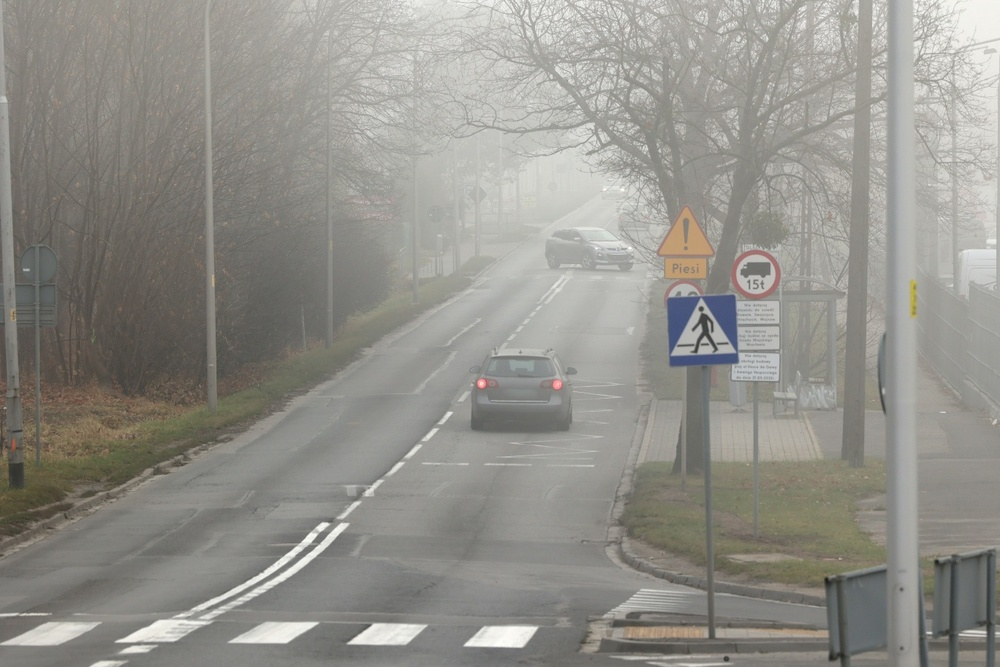
#> input picture L01_OpenCV/HW2/data/mistyroad.jpg, 1000 x 667 px, shrunk from 1368 x 912 before the run
$ python HW2-1.py
#> lines starting #> are read from the running program, lines starting #| are printed output that depends on the picture; after the words box and inside, x2 and y2 are one past the last pixel; in counts of white or black regions, pixels touching at a corner belong together
import cv2
import matplotlib.pyplot as plt

# 이미지 불러오기
image = cv2.imread('./data/mistyroad.jpg')
#> image is the input picture: shape (667, 1000, 3); mean B, G, R 138.7, 145, 146.5

# 그레이스케일 변환
gray_image = cv2.cvtColor(image, cv2.COLOR_BGR2GRAY)
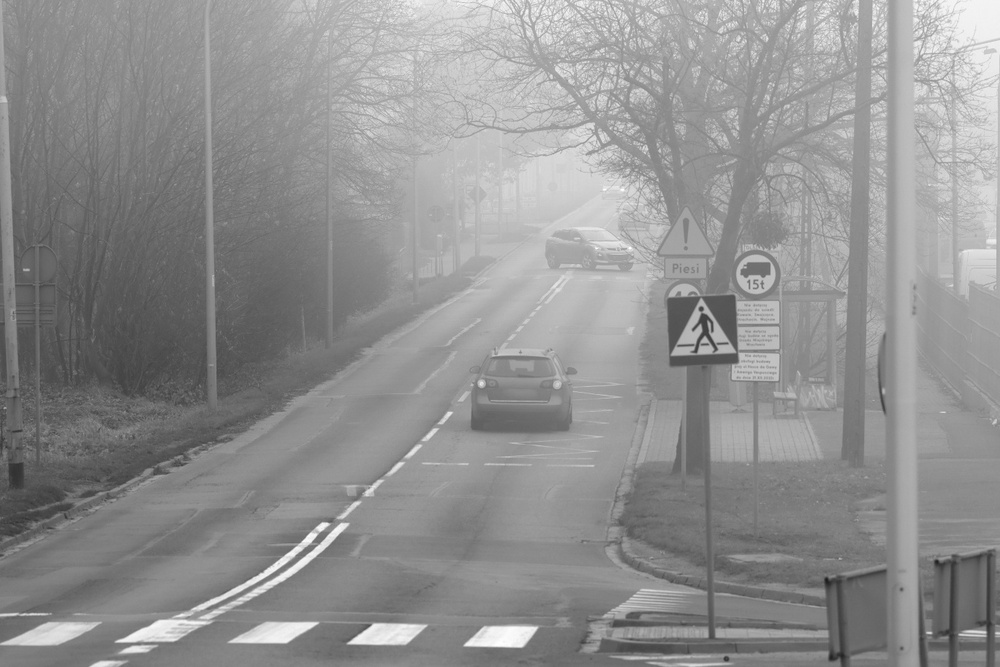
#> gray_image: shape (667, 1000); min 28, max 255, mean 144.8

# 임계값을 이용한 이진화
_, binary_image = cv2.threshold(gray_image, 127, 255, cv2.THRESH_BINARY)
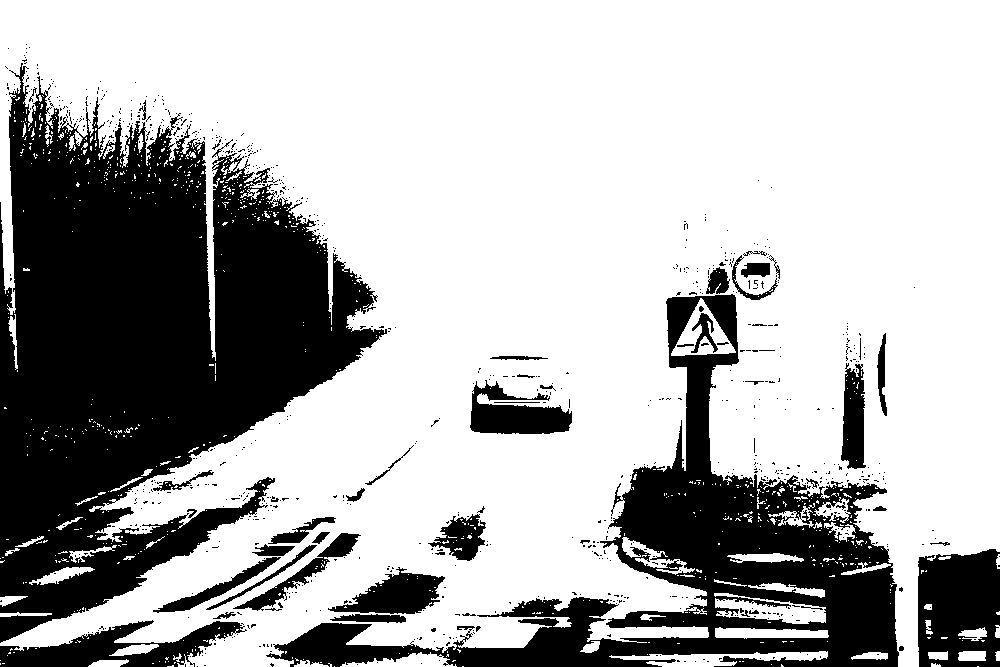
#> binary_image: shape (667, 1000); 69.5% white; 807 black regions (754 under 20 px), largest, box (x1, y1, x2, y2) and area: (0, 63, 387, 643) 117309, (266, 294, 899, 667) 53285, (918, 549, 1000, 667) 8193

# 히스토그램 계산
hist_gray = cv2.calcHist([gray_image], [0], None, [256], [0, 256])
#> hist_gray = 256 values, max 9114 at index 139, min 0 at index 0, mean 2605.5
hist_binary = cv2.calcHist([binary_image], [0], None, [256], [0, 256])
#> hist_binary = 256 values, max 463303 at index 255, min 0 at index 1, mean 2605.5

# 결과 시각화
plt.figure(figsize=(12, 10))

# 그레이스케일 이미지
plt.subplot(2, 2, 1)
plt.title('Grayscale Image')
plt.imshow(gray_image, cmap='gray')
plt.axis('off')

# 그레이스케일 히스토그램
plt.subplot(2, 2, 2)
plt.title('Grayscale Histogram')
plt.plot(hist_gray, color='gray')
plt.xlabel('Pixel Value')
plt.ylabel('Frequency')

# 이진화된 이미지
plt.subplot(2, 2, 3)
plt.title('Binary Image')
plt.imshow(binary_image, cmap='gray')
plt.axis('off')

# 이진화 이미지 히스토그램
plt.subplot(2, 2, 4)
plt.title('Binary Histogram')
plt.plot(hist_binary, color='black')
plt.xlabel('Pixel Value')
plt.ylabel('Frequency')

plt.tight_layout()
plt.show()
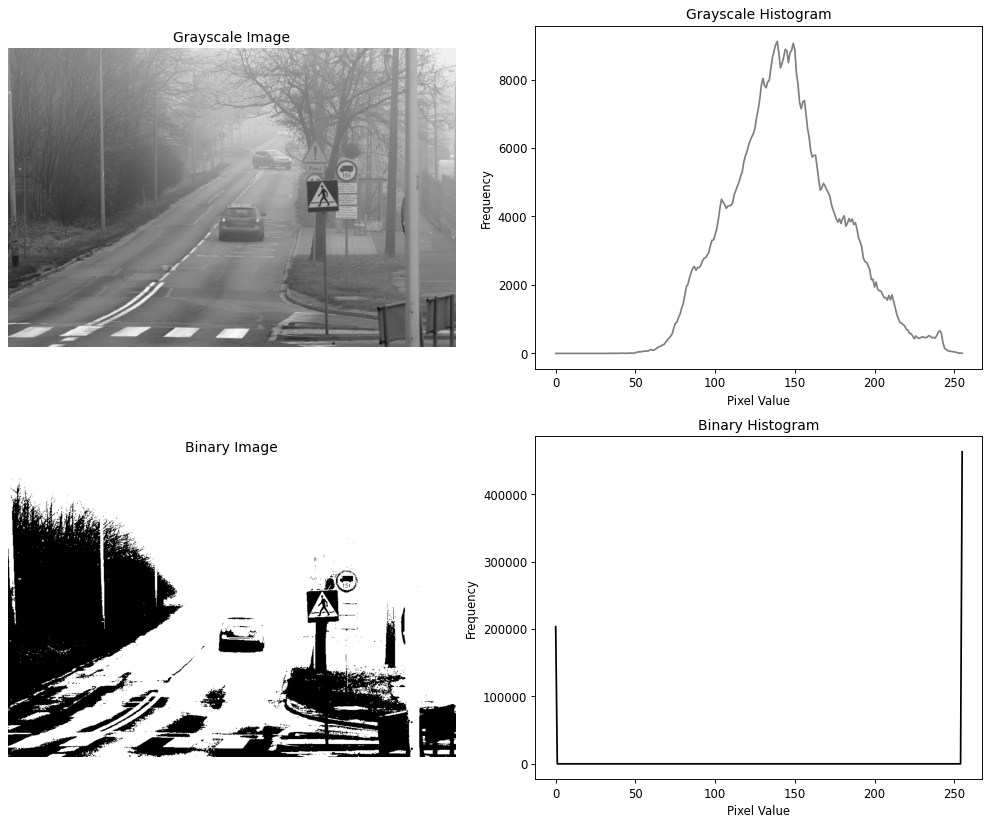
#> figure drawn by matplotlib, 4 panels; panel 2: curve peaks at x = 139, y = 9114; panel 4: curve peaks at x = 255, y = 463303
